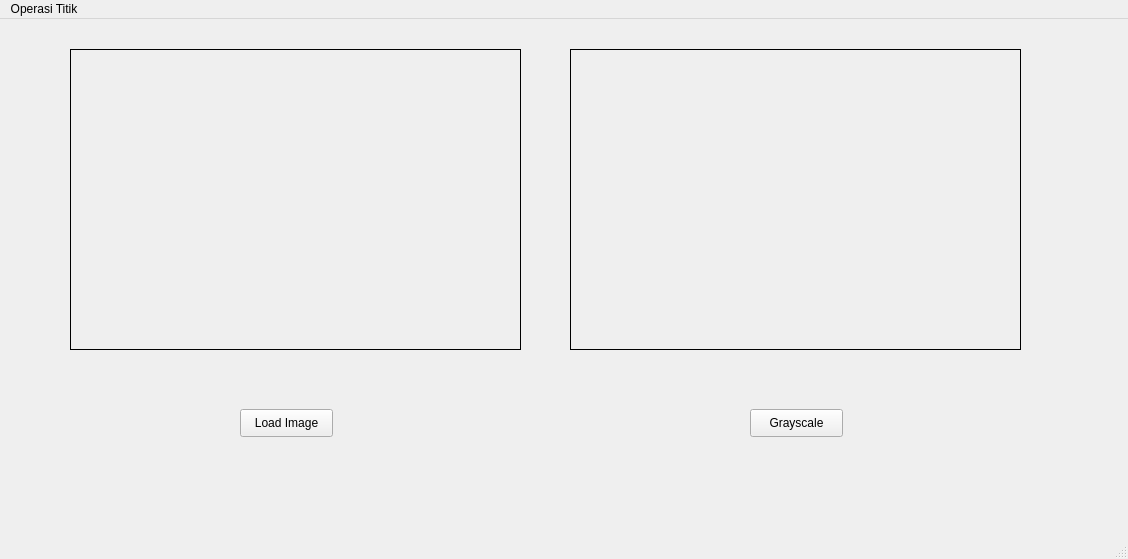
<?xml version="1.0" encoding="UTF-8"?>
<ui version="4.0">
 <class>MainWindow</class>
 <widget class="QMainWindow" name="MainWindow">
  <property name="geometry">
   <rect>
    <x>0</x>
    <y>0</y>
    <width>1128</width>
    <height>559</height>
   </rect>
  </property>
  <property name="windowTitle">
   <string>MainWindow</string>
  </property>
  <widget class="QWidget" name="centralwidget">
   <widget class="QLabel" name="hasilLabel">
    <property name="geometry">
     <rect>
      <x>570</x>
      <y>30</y>
      <width>451</width>
      <height>301</height>
     </rect>
    </property>
    <property name="frameShape">
     <enum>QFrame::Box</enum>
    </property>
    <property name="text">
     <string/>
    </property>
   </widget>
   <widget class="QPushButton" name="grayButton">
    <property name="geometry">
     <rect>
      <x>750</x>
      <y>390</y>
      <width>93</width>
      <height>28</height>
     </rect>
    </property>
    <property name="text">
     <string>Grayscale</string>
    </property>
   </widget>
   <widget class="QPushButton" name="loadButton">
    <property name="geometry">
     <rect>
      <x>240</x>
      <y>390</y>
      <width>93</width>
      <height>28</height>
     </rect>
    </property>
    <property name="text">
     <string>Load Image</string>
    </property>
   </widget>
   <widget class="QLabel" name="imgLabel">
    <property name="geometry">
     <rect>
      <x>70</x>
      <y>30</y>
      <width>451</width>
      <height>301</height>
     </rect>
    </property>
    <property name="frameShape">
     <enum>QFrame::Box</enum>
    </property>
    <property name="text">
     <string/>
    </property>
   </widget>
  </widget>
  <widget class="QMenuBar" name="menubar">
   <property name="geometry">
    <rect>
     <x>0</x>
     <y>0</y>
     <width>1128</width>
     <height>26</height>
    </rect>
   </property>
   <widget class="QMenu" name="menuOperasi_Titik">
    <property name="title">
     <string>Operasi Titik</string>
    </property>
    <addaction name="actionOperasi_Pencerahan"/>
   </widget>
   <addaction name="menuOperasi_Titik"/>
  </widget>
  <widget class="QStatusBar" name="statusbar"/>
  <action name="actionOperasi_Pencerahan">
   <property name="text">
    <string>Operasi Pencerahan</string>
   </property>
  </action>
 </widget>
 <resources/>
 <connections/>
</ui>
